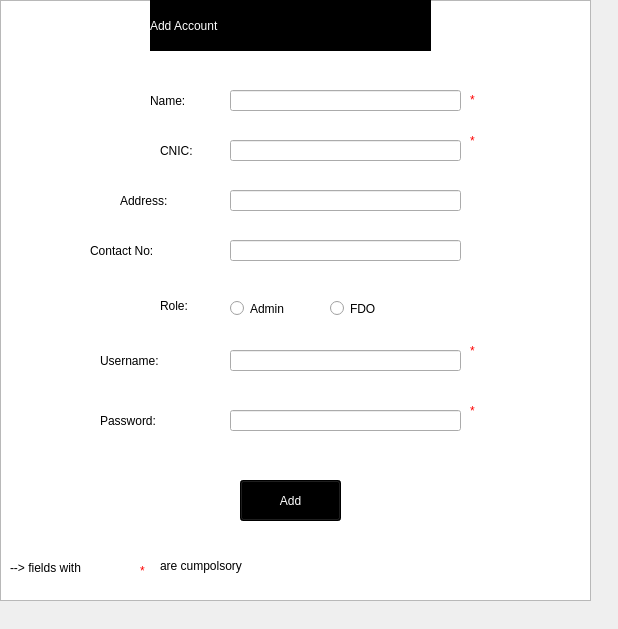
<?xml version="1.0" encoding="UTF-8"?>
<ui version="4.0">
 <class>Add_MosqueOfficial_Form</class>
 <widget class="QWidget" name="Add_MosqueOfficial_Form">
  <property name="geometry">
   <rect>
    <x>0</x>
    <y>0</y>
    <width>618</width>
    <height>629</height>
   </rect>
  </property>
  <property name="windowTitle">
   <string>Add Mosque Official</string>
  </property>
  <widget class="QGraphicsView" name="graphicsView">
   <property name="geometry">
    <rect>
     <x>0</x>
     <y>0</y>
     <width>591</width>
     <height>601</height>
    </rect>
   </property>
   <property name="styleSheet">
    <string notr="true">background: url(G:/Final1/Image_NewMosqueOfficial.jpg) ;
background-repeat: no-repeat;</string>
   </property>
  </widget>
  <widget class="QLineEdit" name="Name">
   <property name="geometry">
    <rect>
     <x>230</x>
     <y>90</y>
     <width>231</width>
     <height>21</height>
    </rect>
   </property>
   <property name="styleSheet">
    <string notr="true">font: 75 12pt &quot;Kristen ITC&quot;;</string>
   </property>
  </widget>
  <widget class="QLabel" name="label_9">
   <property name="geometry">
    <rect>
     <x>470</x>
     <y>130</y>
     <width>20</width>
     <height>21</height>
    </rect>
   </property>
   <property name="styleSheet">
    <string notr="true">font: 12pt &quot;Ravie&quot;;
color:red;</string>
   </property>
   <property name="text">
    <string>*</string>
   </property>
  </widget>
  <widget class="QLabel" name="label_14">
   <property name="geometry">
    <rect>
     <x>160</x>
     <y>550</y>
     <width>121</width>
     <height>31</height>
    </rect>
   </property>
   <property name="styleSheet">
    <string notr="true">font: 12pt &quot;MV Boli&quot;;</string>
   </property>
   <property name="text">
    <string>are cumpolsory</string>
   </property>
  </widget>
  <widget class="QLabel" name="label_13">
   <property name="geometry">
    <rect>
     <x>140</x>
     <y>560</y>
     <width>20</width>
     <height>21</height>
    </rect>
   </property>
   <property name="styleSheet">
    <string notr="true">font: 12pt &quot;Ravie&quot;;
color:red;</string>
   </property>
   <property name="text">
    <string>*</string>
   </property>
  </widget>
  <widget class="QLineEdit" name="Username">
   <property name="geometry">
    <rect>
     <x>230</x>
     <y>350</y>
     <width>231</width>
     <height>21</height>
    </rect>
   </property>
   <property name="styleSheet">
    <string notr="true">font: 75 12pt &quot;Kristen ITC&quot;;</string>
   </property>
  </widget>
  <widget class="QLabel" name="label_11">
   <property name="geometry">
    <rect>
     <x>470</x>
     <y>340</y>
     <width>20</width>
     <height>21</height>
    </rect>
   </property>
   <property name="styleSheet">
    <string notr="true">font: 12pt &quot;Ravie&quot;;
color:red;</string>
   </property>
   <property name="text">
    <string>*</string>
   </property>
  </widget>
  <widget class="QLabel" name="label_3">
   <property name="geometry">
    <rect>
     <x>160</x>
     <y>140</y>
     <width>61</width>
     <height>21</height>
    </rect>
   </property>
   <property name="styleSheet">
    <string notr="true">font: 12pt &quot;Ravie&quot;;</string>
   </property>
   <property name="text">
    <string>CNIC:</string>
   </property>
  </widget>
  <widget class="QLabel" name="label_5">
   <property name="geometry">
    <rect>
     <x>90</x>
     <y>240</y>
     <width>131</width>
     <height>21</height>
    </rect>
   </property>
   <property name="styleSheet">
    <string notr="true">font: 12pt &quot;Ravie&quot;;</string>
   </property>
   <property name="text">
    <string>Contact No:</string>
   </property>
  </widget>
  <widget class="QRadioButton" name="Admin">
   <property name="geometry">
    <rect>
     <x>230</x>
     <y>300</y>
     <width>82</width>
     <height>17</height>
    </rect>
   </property>
   <property name="styleSheet">
    <string notr="true">font: 75 10pt &quot;Kristen ITC&quot;;</string>
   </property>
   <property name="text">
    <string>Admin</string>
   </property>
  </widget>
  <widget class="QLabel" name="label_2">
   <property name="geometry">
    <rect>
     <x>470</x>
     <y>90</y>
     <width>20</width>
     <height>20</height>
    </rect>
   </property>
   <property name="styleSheet">
    <string notr="true">font: 12pt &quot;Ravie&quot;;
color:red;</string>
   </property>
   <property name="text">
    <string>*</string>
   </property>
  </widget>
  <widget class="QRadioButton" name="FDO">
   <property name="geometry">
    <rect>
     <x>330</x>
     <y>300</y>
     <width>82</width>
     <height>17</height>
    </rect>
   </property>
   <property name="styleSheet">
    <string notr="true">font: 75 10pt &quot;Kristen ITC&quot;;</string>
   </property>
   <property name="text">
    <string>FDO</string>
   </property>
  </widget>
  <widget class="QLabel" name="label_10">
   <property name="geometry">
    <rect>
     <x>470</x>
     <y>400</y>
     <width>20</width>
     <height>21</height>
    </rect>
   </property>
   <property name="styleSheet">
    <string notr="true">font: 12pt &quot;Ravie&quot;;
color:red;</string>
   </property>
   <property name="text">
    <string>*</string>
   </property>
  </widget>
  <widget class="QLabel" name="label_4">
   <property name="geometry">
    <rect>
     <x>120</x>
     <y>190</y>
     <width>101</width>
     <height>21</height>
    </rect>
   </property>
   <property name="styleSheet">
    <string notr="true">font: 12pt &quot;Ravie&quot;;</string>
   </property>
   <property name="text">
    <string>Address:</string>
   </property>
  </widget>
  <widget class="QLineEdit" name="CNIC">
   <property name="geometry">
    <rect>
     <x>230</x>
     <y>140</y>
     <width>231</width>
     <height>21</height>
    </rect>
   </property>
   <property name="styleSheet">
    <string notr="true">font: 75 12pt &quot;Kristen ITC&quot;;</string>
   </property>
  </widget>
  <widget class="QLabel" name="label">
   <property name="geometry">
    <rect>
     <x>150</x>
     <y>90</y>
     <width>71</width>
     <height>21</height>
    </rect>
   </property>
   <property name="styleSheet">
    <string notr="true">font: 12pt &quot;Ravie&quot;;</string>
   </property>
   <property name="text">
    <string>Name:</string>
   </property>
  </widget>
  <widget class="QLineEdit" name="Address">
   <property name="geometry">
    <rect>
     <x>230</x>
     <y>190</y>
     <width>231</width>
     <height>21</height>
    </rect>
   </property>
   <property name="styleSheet">
    <string notr="true">font: 75 12pt &quot;Kristen ITC&quot;;</string>
   </property>
  </widget>
  <widget class="QLabel" name="label_7">
   <property name="geometry">
    <rect>
     <x>100</x>
     <y>340</y>
     <width>121</width>
     <height>41</height>
    </rect>
   </property>
   <property name="styleSheet">
    <string notr="true">font: 12pt &quot;Ravie&quot;;</string>
   </property>
   <property name="text">
    <string>Username:</string>
   </property>
  </widget>
  <widget class="QPushButton" name="Submit">
   <property name="geometry">
    <rect>
     <x>240</x>
     <y>480</y>
     <width>101</width>
     <height>41</height>
    </rect>
   </property>
   <property name="styleSheet">
    <string notr="true">background-color:rgb(0,0,0);
font: 20pt &quot;Bauhaus 93&quot;;
color: rgb(255, 255, 255);</string>
   </property>
   <property name="text">
    <string>Add</string>
   </property>
  </widget>
  <widget class="QLineEdit" name="ContactNo">
   <property name="geometry">
    <rect>
     <x>230</x>
     <y>240</y>
     <width>231</width>
     <height>21</height>
    </rect>
   </property>
   <property name="styleSheet">
    <string notr="true">font: 75 12pt &quot;Kristen ITC&quot;;</string>
   </property>
  </widget>
  <widget class="QLabel" name="label_6">
   <property name="geometry">
    <rect>
     <x>160</x>
     <y>290</y>
     <width>61</width>
     <height>31</height>
    </rect>
   </property>
   <property name="styleSheet">
    <string notr="true">font: 12pt &quot;Ravie&quot;;</string>
   </property>
   <property name="text">
    <string>Role: </string>
   </property>
  </widget>
  <widget class="QLineEdit" name="Password">
   <property name="geometry">
    <rect>
     <x>230</x>
     <y>410</y>
     <width>231</width>
     <height>21</height>
    </rect>
   </property>
   <property name="styleSheet">
    <string notr="true">font: 75 12pt &quot;Kristen ITC&quot;;</string>
   </property>
  </widget>
  <widget class="QLabel" name="label_8">
   <property name="geometry">
    <rect>
     <x>100</x>
     <y>400</y>
     <width>111</width>
     <height>41</height>
    </rect>
   </property>
   <property name="styleSheet">
    <string notr="true">font: 12pt &quot;Ravie&quot;;</string>
   </property>
   <property name="text">
    <string>Password:</string>
   </property>
  </widget>
  <widget class="QLabel" name="label_12">
   <property name="geometry">
    <rect>
     <x>10</x>
     <y>560</y>
     <width>121</width>
     <height>16</height>
    </rect>
   </property>
   <property name="styleSheet">
    <string notr="true">font: 12pt &quot;MV Boli&quot;;</string>
   </property>
   <property name="text">
    <string>--&gt; fields with</string>
   </property>
  </widget>
  <widget class="QLabel" name="Title">
   <property name="geometry">
    <rect>
     <x>150</x>
     <y>0</y>
     <width>281</width>
     <height>51</height>
    </rect>
   </property>
   <property name="styleSheet">
    <string notr="true">font: 31pt &quot;Matura MT Script Capitals&quot;;
background-color:black;
color:white;</string>
   </property>
   <property name="text">
    <string>Add Account</string>
   </property>
  </widget>
 </widget>
 <resources/>
 <connections/>
</ui>
